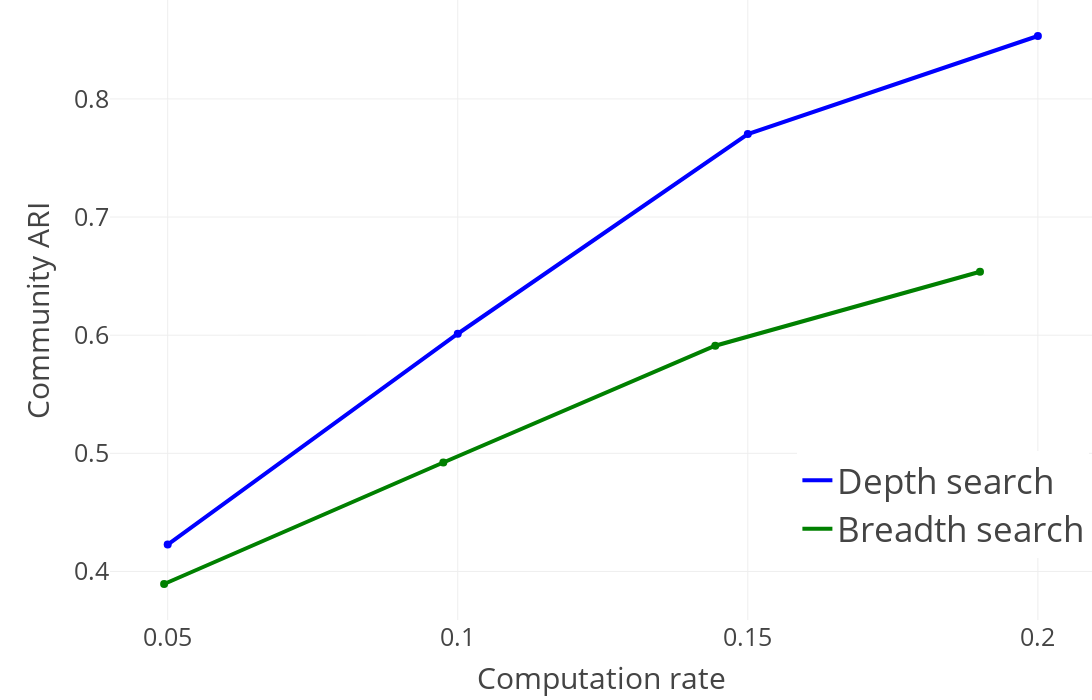

Notebook code for this chart:
### Markdown cell above
### Community ARI for different computation rates using depth search and breadth search (N and SNV frequency filter)

### Code cell
sub_fig = get_computation_rate_plot("adjusted_rand_index", depth_vs_breadth_search_evaluation, "Community ARI", legend=dict(
            x=0.7,
            y=0.1,
            xanchor="left",
            yanchor="bottom",
            font=dict(size=35),
        ))
sub_fig.show()

### Figure 1 — Plotly figure (JSON) as saved in the notebook; plotly's stock layout.template omitted (floating-point values rounded to 4 significant figures)
{"data": [{"line": {"color": "blue", "dash": "solid", "width": 4}, "mode": "lines", "name": "Depth search", "type": "scatter", "x": [0.05, 0.1, 0.15, 0.2], "y": [0.4227, 0.6012, 0.7703, 0.8533]}, {"marker": {"color": "blue", "size": 8, "symbol": "circle"}, "mode": "markers", "showlegend": false, "text": "", "type": "scatter", "x": [0.05], "y": [0.4227]}, {"marker": {"color": "blue", "size": 8, "symbol": "circle"}, "mode": "markers", "showlegend": false, "text": "", "type": "scatter", "x": [0.1], "y": [0.6012]}, {"marker": {"color": "blue", "size": 8, "symbol": "circle"}, "mode": "markers", "showlegend": false, "text": "", "type": "scatter", "x": [0.15], "y": [0.7703]}, {"marker": {"color": "blue", "size": 8, "symbol": "circle"}, "mode": "markers", "showlegend": false, "text": "", "type": "scatter", "x": [0.2], "y": [0.8533]}, {"line": {"color": "green", "dash": "solid", "width": 4}, "mode": "lines", "name": "Breadth search", "type": "scatter", "x": [0.04938, 0.09751, 0.1444, 0.19], "y": [0.3893, 0.4922, 0.5911, 0.6537]}, {"marker": {"color": "green", "size": 8, "symbol": "circle"}, "mode": "markers", "showlegend": false, "text": "", "type": "scatter", "x": [0.04938], "y": [0.3893]}, {"marker": {"color": "green", "size": 8, "symbol": "circle"}, "mode": "markers", "showlegend": false, "text": "", "type": "scatter", "x": [0.09751], "y": [0.4922]}, {"marker": {"color": "green", "size": 8, "symbol": "circle"}, "mode": "markers", "showlegend": false, "text": "", "type": "scatter", "x": [0.1444], "y": [0.5911]}, {"marker": {"color": "green", "size": 8, "symbol": "circle"}, "mode": "markers", "showlegend": false, "text": "", "type": "scatter", "x": [0.19], "y": [0.6537]}], "layout": {"font": {"size": 25}, "height": 700, "legend": {"font": {"size": 35}, "x": 0.7, "xanchor": "left", "y": 0.1, "yanchor": "bottom"}, "margin": {"b": 80, "l": 110, "r": 0, "t": 0}, "width": 1200, "xaxis": {"autorange": true, "range": [0.04015, 0.2092], "tickmode": "array", "tickvals": [0.05, 0.1, 0.15, 0.2], "title": {"text": "Computation rate"}, "type": "linear"}, "yaxis": {"autorange": true, "range": [0.3589, 0.8838], "title": {"text": "Community ARI"}, "type": "linear"}}}
